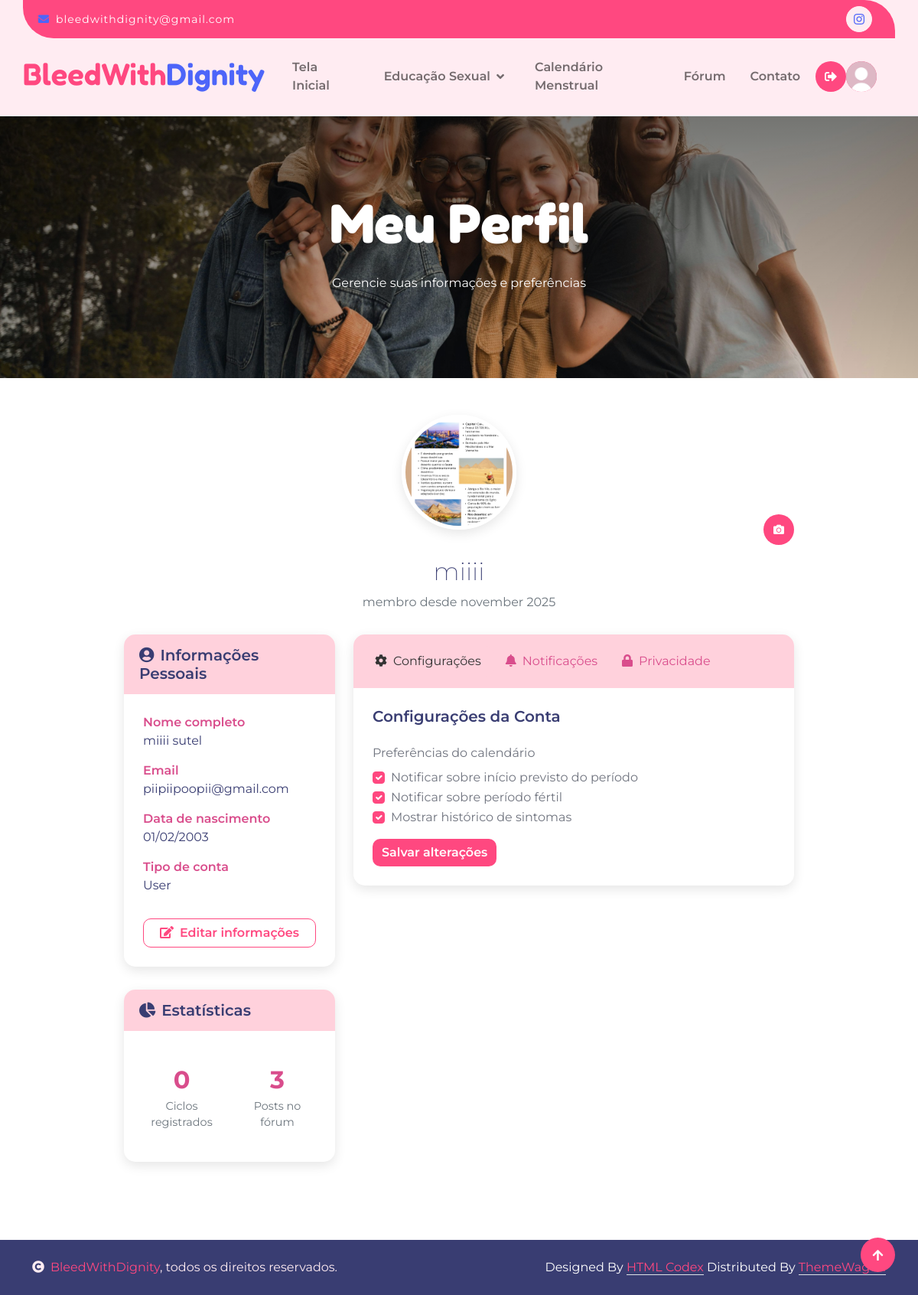
Page /logado/perfillogado.php (signed in) on the committed database.
### tables this page shows
CREATE TABLE `users` (
  `user_id` int NOT NULL,
  `nome` varchar(100) NOT NULL,
  `email` varchar(255) NOT NULL,
  `email_confirmado` tinyint(1) DEFAULT '0',
  `Data_Nascimento` date DEFAULT NULL,
  `senha` varchar(100) NOT NULL,
  `tipo` enum('admin','user') NOT NULL,
  `foto_perfil` varchar(255) DEFAULT NULL
);

### logado/perfillogado.php (the view, shortened to what this page needs)
<?php
include("../include/conexao.php");
$user_id = $_SESSION['user_id'];
$sql = "SELECT * FROM users WHERE user_id = ?";
$stmt = $mysqli->prepare($sql);
$stmt->bind_param("i", $user_id);
$stmt->execute();
$result = $stmt->get_result();
$user = $result->fetch_assoc();
$foto_perfil = isset($user['foto_perfil']) && !empty($user['foto_perfil']) ? '../' . $user['foto_perfil'] : '../img/image.png';
$nome_completo = $user['nome'];
$email = $user['email'];
if (isset($user['Data_Nascimento']) && !empty($user['Data_Nascimento'])) {
    $data_nascimento = date('d/m/Y', strtotime($user['Data_Nascimento']));
} else {
    $data_nascimento = 'Não informada';
}
if (isset($user['data_cadastro']) && !empty($user['data_cadastro'])) {
    $data_cadastro = date('F Y', strtotime($user['data_cadastro']));
} else {
    $data_cadastro = date('F Y');
}
$sql_ciclos = "SELECT COUNT(*) as total FROM calendario_menstrual WHERE user_id = ?";
$stmt_ciclos = $mysqli->prepare($sql_ciclos);
$stmt_ciclos->bind_param("i", $user_id);
$stmt_ciclos->execute();
$result_ciclos = $stmt_ciclos->get_result();
$total_ciclos = $result_ciclos->fetch_assoc()['total'] ?? 0;
$sql_posts = "SELECT COUNT(*) as total FROM forum_posts WHERE autor_id = ?";
$stmt_posts = $mysqli->prepare($sql_posts);
$stmt_posts->bind_param("i", $user_id);
$stmt_posts->execute();
$result_posts = $stmt_posts->get_result();
$total_posts = $result_posts->fetch_assoc()['total'] ?? 0;
?>
<!DOCTYPE html>
<html lang="pt-br">
<head>
 <?php
   require("../include/referenciashead.php");
   ?>
</head>
<body>
     <?php
       require("../include/navbarlogado.php");
             require("../include/botoesperfilpesquisa.php");
        ?>
                </div>
            </nav>
        </div>
    </div>
    <div class="container-fluid page-header py-5 wow fadeIn" data-wow-delay="0.1s">
        <div class="container text-center py-5">
            <h1 class="display-2 text-white mb-4">Meu Perfil</h1>
            <p class="text-white">Gerencie suas informações e preferências</p>
        </div>
    </div>
    <div class="container-fluid py-5">
        <div class="container profile-container">
            <div class="profile-header wow fadeIn" data-wow-delay="0.1s">
<div class="avatar-container position-relative">
                    <img src="<?php echo $foto_perfil; ?>" alt="Avatar" class="profile-avatar" id="profileAvatar">
                    <button type="button" class="btn btn-primary btn-sm position-absolute bottom-0 end-0 rounded-circle"
                            style="width: 40px; height: 40px;" data-bs-toggle="modal" data-bs-target="#uploadPhotoModal">
                        <i class="fas fa-camera"></i>
                    </button>
                </div>
                <h2 class="text-dark mt-3"><?php echo htmlspecialchars(explode(' ', $nome_completo)[0]); ?></h2>
                <p class="text-muted">membro desde <?php echo strtolower($data_cadastro); ?></p>
            </div>
            <div class="row">
                <div class="col-md-4 mb-4">
                    <div class="profile-card wow fadeIn" data-wow-delay="0.2s">
                        <div class="profile-card-header">
                            <h5 class="mb-0"><i class="fas fa-user-circle me-2"></i>Informações Pessoais</h5>
                        </div>
                        <div class="profile-card-body">
                            <div class="profile-info-item">
                                <div class="profile-info-label">Nome completo</div>
<div class="text-dark"><?php echo htmlspecialchars($nome_completo); ?></div>                            </div>
                            <div class="profile-info-item">
                                <div class="profile-info-label">Email</div>
                               <div class="text-dark"><?php echo htmlspecialchars($email); ?></div>
                            </div>
                            <div class="profile-info-item">
                                <div class="profile-info-label">Data de nascimento</div>
                                <div class="text-dark"><?php echo $data_nascimento; ?></div>
                            </div>
                            <div class="profile-info-item">
                                <div class="profile-info-label">Tipo de conta</div>
                                                                <div class="text-dark"><?php echo ucfirst($user['tipo']); ?></div>
                            </div>
                            <button class="btn btn-outline-primary w-100 mt-3" data-bs-toggle="modal" data-bs-target="#editProfileModal">
                                <i class="fas fa-edit me-2"></i>Editar informações
                            </button>
                        </div>
                    </div>
                    <div class="profile-card wow fadeIn" data-wow-delay="0.3s">
                        <div class="profile-card-header">
                            <h5 class="mb-0"><i class="fas fa-chart-pie me-2"></i>Estatísticas</h5>
                        </div>
                        <div class="profile-card-body">
                            <div class="row text-center">
                                <div class="col-6 stats-item">
                                    <div class="stats-number"><?php echo $total_ciclos; ?></div>
                                    <div class="stats-label">Ciclos registrados</div>
                                </div>
                                <div class="col-6 stats-item">
                                    <div class="stats-number"><?php echo $total_posts; ?></div>
                                    <div class="stats-label">Posts no fórum</div>
                                </div>
                            </div>
                        </div>
                    </div>
                </div>
                <div class="col-md-8 mb-4">
                    <div class="profile-card wow fadeIn" data-wow-delay="0.2s">
                        <div class="profile-card-header">
                            <ul class="nav nav-pills card-header-pills">
                                <li class="nav-item">
                                    <a class="nav-link active" href="#configuracoes" data-bs-toggle="tab"><i class="fas fa-cog me-2"></i>Configurações</a>
                                </li>
                                <li class="nav-item">
                                    <a class="nav-link" href="#notificacoes" data-bs-toggle="tab"><i class="fas fa-bell me-2"></i>Notificações</a>
                                </li>
                                <li class="nav-item">
                                    <a class="nav-link" href="#privacidade" data-bs-toggle="tab"><i class="fas fa-lock me-2"></i>Privacidade</a>
                                </li>
                            </ul>
                        </div>
                        <div class="profile-card-body">
                            <div class="tab-content">
                                <div class="tab-pane fade show active" id="configuracoes">
                                    <h5 class="mb-4">Configurações da Conta</h5>
                                    <div class="mb-3">
                                        <label class="form-label">Preferências do calendário</label>
                                        <div class="form-check">
                                            <input class="form-check-input" type="checkbox" id="notifyPeriod" checked>
                                            <label class="form-check-label" for="notifyPeriod">Notificar sobre início previsto do período</label>
                                        </div>
                                        <div class="form-check">
                                            <input class="form-check-input" type="checkbox" id="notifyOvulation" checked>
                                            <label class="form-check-label" for="notifyOvulation">Notificar sobre período fértil</label>
                                        </div>
                                        <div class="form-check">
                                            <input class="form-check-input" type="checkbox" id="showSymptoms" checked>
                                            <label class="form-check-label" for="showSymptoms">Mostrar histórico de sintomas</label>
                                        </div>
                                    </div>
                                    <button class="btn btn-primary">Salvar alterações</button>
                                </div>
                            </div>
                        </div>
                    </div>
                </div>
            </div>
        </div>
    </div>
      <?php
      require("../include/copyright.php");
 require("../include/bibliotecajava.php");
   ?>
</body>
</html>

### css/style.css (style rules this page uses)
h1, h2, h3, .h1, .h2, .h3 { font-weight: 200; font-family: 'Montserrat', sans-serif; }
h4, h5, h6, .h4, .h5, .h6 { font-weight: 600; font-family: 'Montserrat', sans-serif; }
.display-1, .display-2, .display-3, .display-4, .display-5, .display-6 { font-weight: 700; font-family: 'Fredoka', sans-serif; }
.wow, .animated { animation-duration: 2s !important; }
.btn { font-weight: 600; transition: .5s; }
.btn.btn-primary { border: 0; color: var(--bs-white); }
.hero-header, .page-header { background: linear-gradient(rgba(0, 0, 0, 0.5), rgba(0, 0, 0, 0.05)), url(../img/fotos.jpg); background-position: center center; background-repeat: no-repeat; background-size: cover; }
.profile-container { max-width: 900px; margin: 0 auto; }
.profile-header { text-align: center; margin-bottom: 30px; }
.profile-avatar { width: 150px; height: 150px; border-radius: 50%; object-fit: cover; border: 5px solid #fff; box-shadow: 0 5px 15px rgba(0,0,0,0.1); margin-bottom: 20px; }
.profile-card { border-radius: 15px; box-shadow: 0 5px 15px rgba(0,0,0,0.1); margin-bottom: 30px; border: none; }
.profile-card-header { background-color: #FFD1DC; color: #333; border-radius: 15px 15px 0 0 !important; padding: 15px 20px; }
.profile-card-body { padding: 25px; }
.profile-info-item { margin-bottom: 15px; }
.profile-info-label { font-weight: 600; color: #D94D8C; }
.nav-pills .nav-link.active { background-color: #FFD1DC; color: #333; }
.nav-pills .nav-link { color: #D94D8C; }
.stats-item { text-align: center; padding: 15px; }
.stats-number { font-size: 2rem; font-weight: 700; color: #D94D8C; }
.stats-label { color: #6c757d; font-size: 0.9rem; }

### rows in the picture
users: foto_perfil (picture), nome "miiii", nome "miiii sutel", email "piipiipoopii@gmail.com", Data_Nascimento "01/02/2003", tipo "User"

### other values in the picture
$data_cadastro "november 2025"
$total_ciclos "0"
$total_posts "3"
